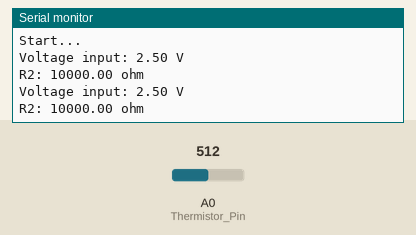
Bench run of a sketch on a simulated Arduino Uno, built with avr-gcc and run on an emulated ATmega328P. Shown: the last lines printed to the serial monitor. Inputs (shaded band) come from the test bench; at power-on: A0 (Thermistor_Pin) = 512.

Above: at 1.8 s.
1.9 s: A0 (Thermistor_Pin) set to 0
At 2.8 s:
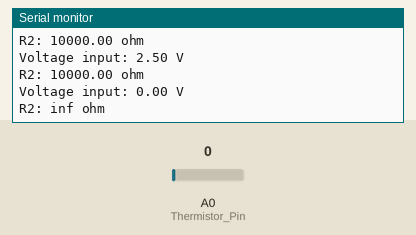
4.5 s: A0 (Thermistor_Pin) set to 122
At 5.4 s:
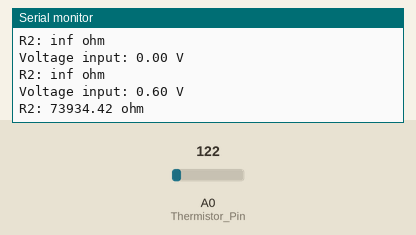
Timing chart, 0 to 7.5 s (numbered marks = the images above; inputs shaded):
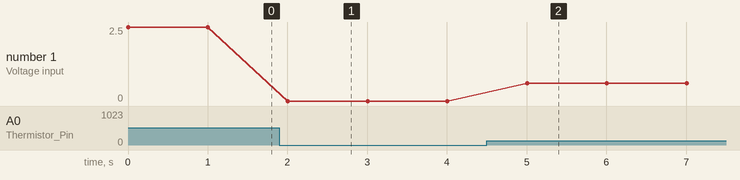

The sketch:

thermistor_part1.ino
```cpp
#define Thermistor_Pin A0
#define R1_fixed 10000.0
void setup()
{
  //setup the serial port for debug info...
  Serial.begin(115200);
  Serial.println("Start...");
}
void loop()
{
  //read the digital value 0-1023
  int digValue = analogRead(Thermistor_Pin);
  //convert to floating point
  float voltCalc = (float)digValue;
  //find the voltage ratio
  voltCalc = voltCalc/1024.0;
  Serial.print("Voltage input: ");
  Serial.print(voltCalc * 5.0);
  Serial.println(" V");
  //find R2...
  float R2 = R1_fixed * ((1024.0/digValue) - 1.0);
  Serial.print("R2: ");
  Serial.print(R2);
  Serial.println(" ohm");
  delay(1000);
}
```

Measured:
- after the input at 1.9 s, the serial monitor: prints a new line after 0.10 s (image 1)
- after the input at 4.5 s, the serial monitor: prints a new line after 0.51 s (image 2)
- plotted number 1: 2.5 → 0 after the input at 1.9 s, 0 → 0.6 after the input at 4.5 s
